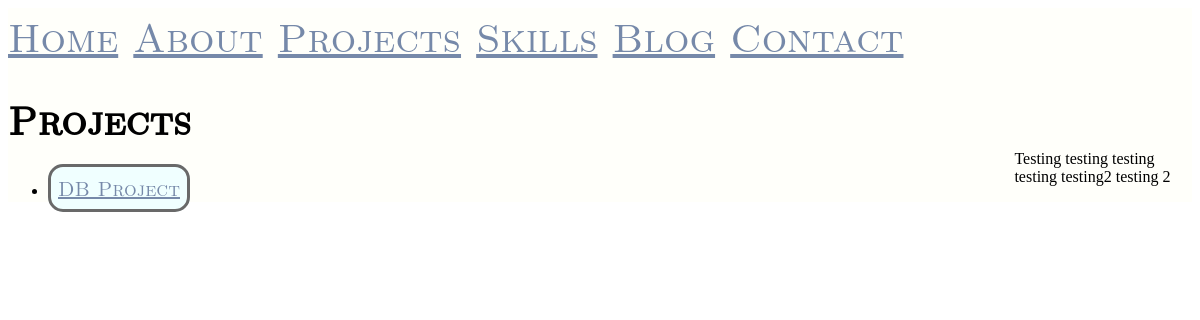
Page /projects/ on the earlier database version.
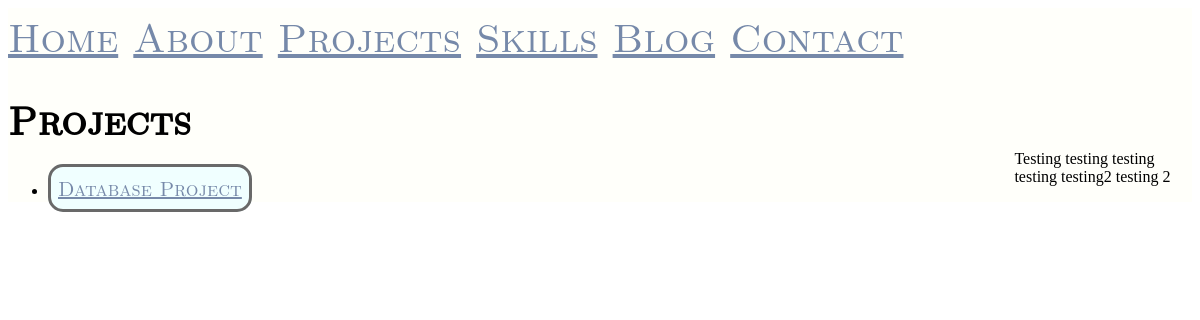
Same page on the later database version.
### projects/models.py (models this page shows, shortened)
class Project(models.Model):
    title = models.CharField(max_length=300)
    description = models.TextField()
    date_started = models.DateField()
    date_completed = models.DateField(null=True)
    problems_solved = models.TextField(default="")
    lessons_learned = models.TextField(default="")

### projects/views.py (the view)
def index(request):
    project_list = Project.objects.order_by('-date_completed')
    context = {
        'project_list': project_list
    }
    return render(request, 'projects/index.html', context)

### templates/projects/index.html (shortened to what this page needs)
{% extends 'general/base.html' %}
{% load staticfiles %}
{% block title %}Projects{% endblock %}
{% block content %}
{% if project_list %}
    <ul>
        {% for project in project_list %}
            <li><a href="{% url 'projects:detail' project.id %}">{{ project.title }}</a></li>
        {% endfor %}
    </ul>
{% else %}
    <p>No projects are available.</p>
{% endif %}
{% endblock %}

Differences in the rows shown:
changed Project: title "DB Project" → "Database Project"
